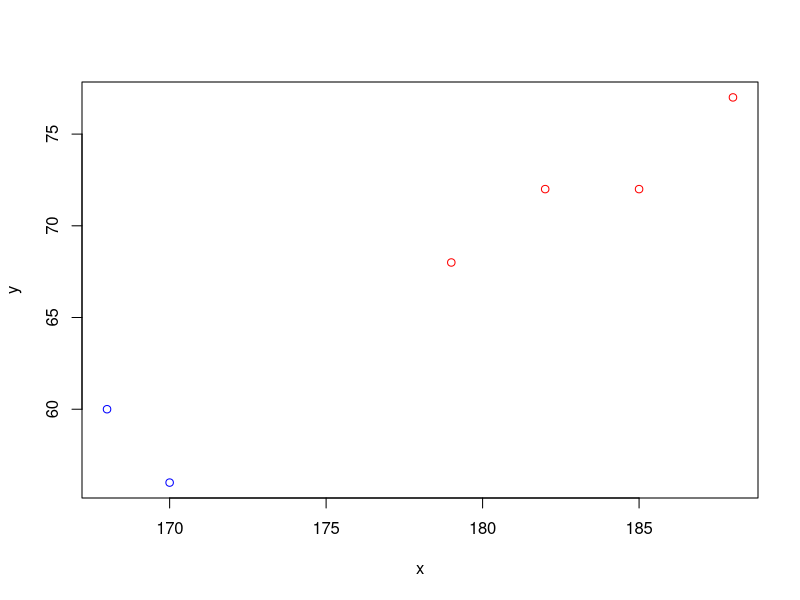

Reproduce this figure in R.
library(cluster)
library(ggplot2)

x<-c(185,170,168,179,182,188)
y<-c(72,56,60,68,72,77)
clsample<-data.frame(x,y)
clsample
dim(clsample)
clsample1<-data.matrix(clsample)
clsample1
cldata<-clsample1[,1:2]
cldata

wss<-vector(mode="numeric",length=6)
wss

km=kmeans(cldata,2,nstart=10)
km
km$cluster
km$centers
km$withinss
km$betweenss
km$totss

plot(cldata[km$cluster ==1,],col="red",xlim=c(min(cldata[,1]),max(cldata[,1])),ylim=c(min(cldata[,2]),max(cldata[,2])))
points(cldata[km$cluster == 2,],col="blue")